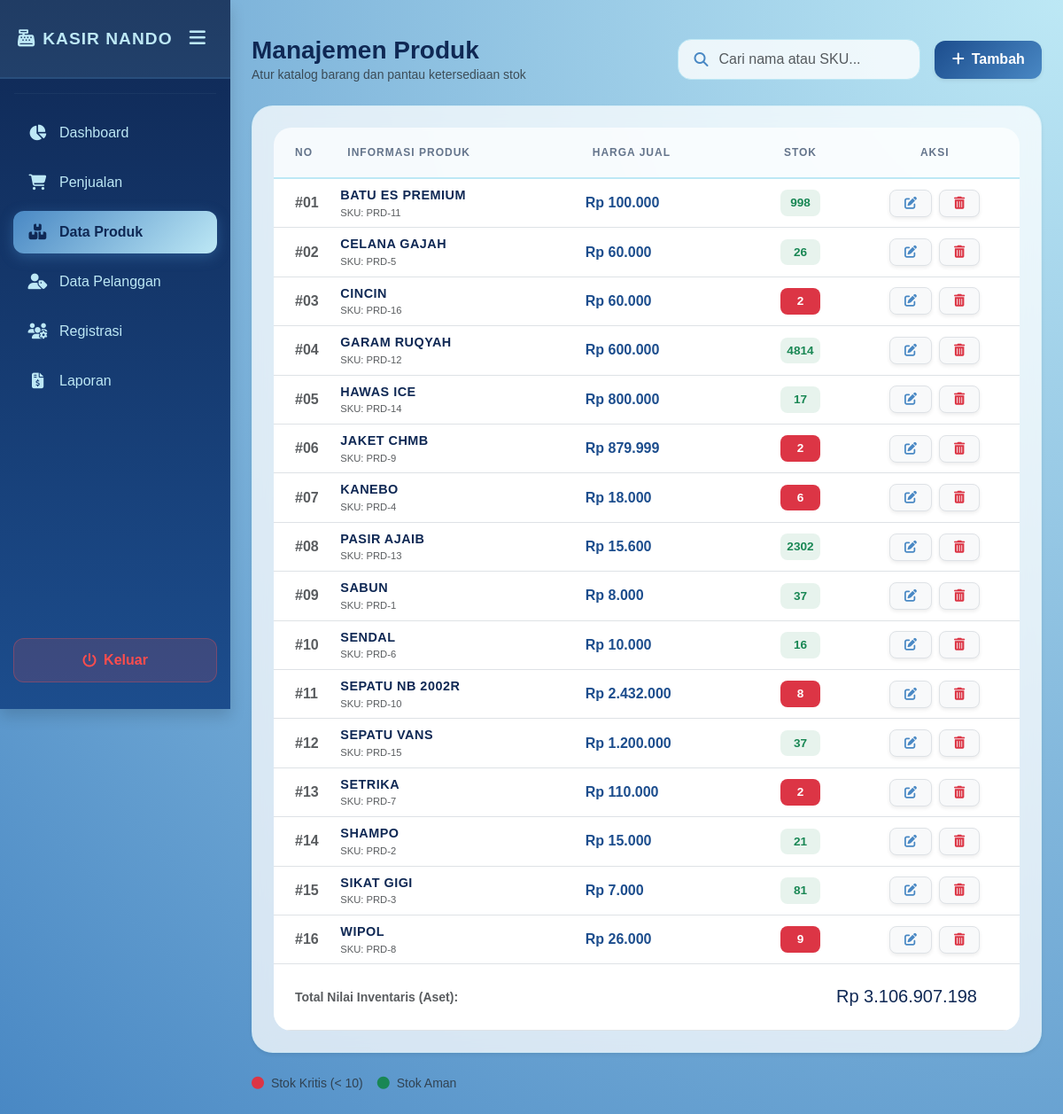
/admin/produk/index.php (signed in), run on the app's committed database.
### tables this page shows
CREATE TABLE `produk` (
  `ProdukID` int(11) NOT NULL,
  `NamaProduk` varchar(255) NOT NULL,
  `Harga` decimal(10,2) NOT NULL,
  `Stok` int(11) NOT NULL
);

### admin/produk/index.php (the view, shortened to what this page needs)
<?php
include '../../main/connect.php';
?>
<!DOCTYPE html>
<html lang="id">
<head>
    <link href="https://cdn.jsdelivr.net/npm/bootstrap@5.3.0/dist/css/bootstrap.min.css" rel="stylesheet">
    <link rel="stylesheet" href="https://cdnjs.cloudflare.com/ajax/libs/font-awesome/6.4.0/css/all.min.css">
</head>
<body>
<div class="d-flex">
    <?php include '../../template/sidebar.php'; ?>
    <div class="container-fluid p-4">
        <header class="row mb-4 pt-3">
            <div class="col-md-6">
                <h3 class="fw-bold mb-0 text-dark-custom">Manajemen Produk</h3>
                <p class="text-muted small mb-0">Atur katalog barang dan pantau ketersediaan stok</p>
            </div>
            <div class="col-md-6 d-flex justify-content-md-end align-items-center gap-3 mt-3 mt-md-0">
                <div class="search-box">
                    <i class="fas fa-search"></i>
                    <input type="text" id="searchInput" class="form-control" placeholder="Cari nama atau SKU...">
                </div>
                <a href="tambah.php" class="btn btn-primary btn-modern shadow-sm" style="background: linear-gradient(135deg, var(--primary-color), var(--secondary-color)); border: none;">
                    <i class="fas fa-plus me-2"></i>Tambah
                </a>
            </div>
        </header>
        <div class="glass-card shadow-sm overflow-hidden">
            <div class="p-4">
                <div class="table-glass-container">
                    <div class="table-responsive">
                        <table class="table table-hover align-middle mb-0" id="productTable">
                            <thead>
                                <tr>
                                    <th class="ps-4" width="8%">No</th>
                                    <th>Informasi Produk</th>
                                    <th>Harga Jual</th>
                                    <th class="text-center">Stok</th>
                                    <th class="text-center">Aksi</th>
                                </tr>
                            </thead>
                            <tbody>
                                <?php
                                $no = 1;
                                $total_aset = 0;
                                $query = mysqli_query($conn, "SELECT * FROM produk ORDER BY NamaProduk ASC");
                                while($d = mysqli_fetch_array($query)){
                                    $subtotal_produk = $d['Harga'] * $d['Stok'];
                                    $total_aset += $subtotal_produk;
                                    $stok_class = $d['Stok'] < 10 ? 'bg-danger text-white' : 'bg-success bg-opacity-10 text-success';
                                ?>
                                <tr class="product-row">
                                    <td class="ps-4">
                                        <span class="text-muted fw-bold">#<?= str_pad($no++, 2, "0", STR_PAD_LEFT); ?></span>
                                    </td>
                                    <td>
                                        <div class="product-name fw-bold text-dark-custom text-uppercase" style="font-size: 0.9rem; letter-spacing: 0.5px;"><?= $d['NamaProduk']; ?></div>
                                        <div class="product-sku text-muted" style="font-size: 0.7rem;">SKU: PRD-<?= $d['ProdukID']; ?></div>
                                    </td>
                                    <td>
                                        <span class="fw-bold text-primary-custom">Rp <?= number_format($d['Harga'], 0, ',', '.'); ?></span>
                                    </td>
                                    <td class="text-center">
                                        <span class="badge rounded-3 badge-stok <?= $stok_class; ?>">
                                            <?= $d['Stok']; ?>
                                        </span>
                                    </td>
                                    <td class="text-center">
                                        <div class="d-flex justify-content-center gap-2">
                                            <a href="edit.php?id=<?= $d['ProdukID']; ?>" class="btn btn-sm btn-light border rounded-3 shadow-sm px-3" title="Edit Data">
                                                <i class="fas fa-edit" style="color: var(--secondary-color);"></i>
                                            </a>
                                            <a href="hapus.php?id=<?= $d['ProdukID']; ?>" class="btn btn-sm btn-light border rounded-3 shadow-sm px-3"
                                               title="Hapus" onclick="return confirm('Menghapus produk akan berpengaruh pada data transaksi terkait. Yakin?')">
                                                <i class="fas fa-trash-alt text-danger"></i>
                                            </a>
                                        </div>
                                    </td>
                                </tr>
                                <?php } ?>
                            </tbody>
                            <?php if(mysqli_num_rows($query) > 0): ?>
                            <tfoot id="totalFooter" style="background: rgba(189, 232, 245, 0.2);">
                                <tr>
                                    <td colspan="2" class="ps-4 py-4 text-muted fw-bold small uppercase">Total Nilai Inventaris (Aset):</td>
                                    <td colspan="3" class="text-end pe-5 py-4">
                                        <span class="h5 fw-extrabold text-dark-custom">Rp <?= number_format($total_aset, 0, ',', '.'); ?></span>
                                    </td>
                                </tr>
                            </tfoot>
                            <?php endif; ?>
                        </table>
                    </div>
                </div>
            </div>
        </div>
        <div class="mt-4 d-flex gap-3">
            <div class="small text-muted"><i class="fas fa-circle text-danger me-1"></i> Stok Kritis (< 10)</div>
            <div class="small text-muted"><i class="fas fa-circle text-success me-1"></i> Stok Aman</div>
        </div>
    </div>
</div>
</body>
</html>

### admin/produk/index.php (style rules this page uses)
:root { --glass-bg: rgba(255, 255, 255, 0.75); --glass-border: rgba(189, 232, 245, 0.4); --primary-color: #1C4D8D; --secondary-color: #4988C4; --accent-color: #BDE8F5; --dark-color: #0F2854; }
body { background: radial-gradient(circle at top right, var(--accent-color), var(--secondary-color)), linear-gradient(135deg, #BDE8F5 0%, #4988C4 100%); min-height: 100vh; color: var(--dark-color); font-family: 'Plus Jakarta Sans', sans-serif; position: relative; }
body::before { content: ""; position: absolute; top: 0; left: 0; width: 100%; height: 100%; background-image: radial-gradient(var(--secondary-color) 0.5px, transparent 0.5px); background-size: 24px 24px; opacity: 0.1; z-index: -1; }
.glass-card { background: var(--glass-bg); backdrop-filter: blur(12px); border: 1px solid var(--glass-border); border-radius: 24px; box-shadow: 0 10px 30px rgba(15, 40, 84, 0.06); }
.search-box { position: relative; max-width: 350px; }
.search-box input { border-radius: 15px; padding: 10px 20px 10px 45px; border: 1.5px solid var(--accent-color); background: rgba(255,255,255,0.8); transition: all 0.3s; }
.search-box i { position: absolute; left: 18px; top: 50%; transform: translateY(-50%); color: var(--secondary-color); }
.table-glass-container { background: rgba(255, 255, 255, 0.5); border-radius: 20px; overflow: hidden; }
.table thead th { font-size: 0.75rem; text-transform: uppercase; letter-spacing: 1px; font-weight: 700; color: #64748b; background: rgba(255,255,255,0.4); border-bottom: 2px solid var(--accent-color); padding: 1.2rem 1rem; }
.btn-modern { border-radius: 12px; padding: 0.6rem 1.2rem; font-weight: 700; transition: all 0.3s; }
.badge-stok { width: 45px; padding: 8px 0; font-weight: 800; font-size: 0.85rem; }
.text-primary-custom { color: var(--primary-color) !important; }
.text-dark-custom { color: var(--dark-color) !important; }
tr { animation: fadeIn 0.4s ease-out; }

### data on the page
produk: no "01", NamaProduk "BATU ES PREMIUM", ProdukID "11", Harga "100.000", Stok "998"
produk: no "02", NamaProduk "CELANA GAJAH", ProdukID "5", Harga "60.000", Stok "26"
produk: no "03", NamaProduk "CINCIN", ProdukID "16", Harga "60.000", Stok "2"
produk: no "04", NamaProduk "GARAM RUQYAH", ProdukID "12", Harga "600.000", Stok "4814"
produk: no "05", NamaProduk "HAWAS ICE", ProdukID "14", Harga "800.000", Stok "17"
produk: no "06", NamaProduk "JAKET CHMB", ProdukID "9", Harga "879.999", Stok "2"
produk: no "07", NamaProduk "KANEBO", ProdukID "4", Harga "18.000", Stok "6"
produk: no "08", NamaProduk "PASIR AJAIB", ProdukID "13", Harga "15.600", Stok "2302"
produk: no "09", NamaProduk "SABUN", ProdukID "1", Harga "8.000", Stok "37"
produk: no "10", NamaProduk "SENDAL", ProdukID "6", Harga "10.000", Stok "16"
produk: no "11", NamaProduk "SEPATU NB 2002R", ProdukID "10", Harga "2.432.000", Stok "8"
produk: no "12", NamaProduk "SEPATU VANS", ProdukID "15", Harga "1.200.000", Stok "37"
produk: no "13", NamaProduk "SETRIKA", ProdukID "7", Harga "110.000", Stok "2"
produk: no "14", NamaProduk "SHAMPO", ProdukID "2", Harga "15.000", Stok "21"
produk: no "15", NamaProduk "SIKAT GIGI", ProdukID "3", Harga "7.000", Stok "81"
produk: no "16", NamaProduk "WIPOL", ProdukID "8", Harga "26.000", Stok "9"

### other printed values
$total_aset "3.106.907.198"
